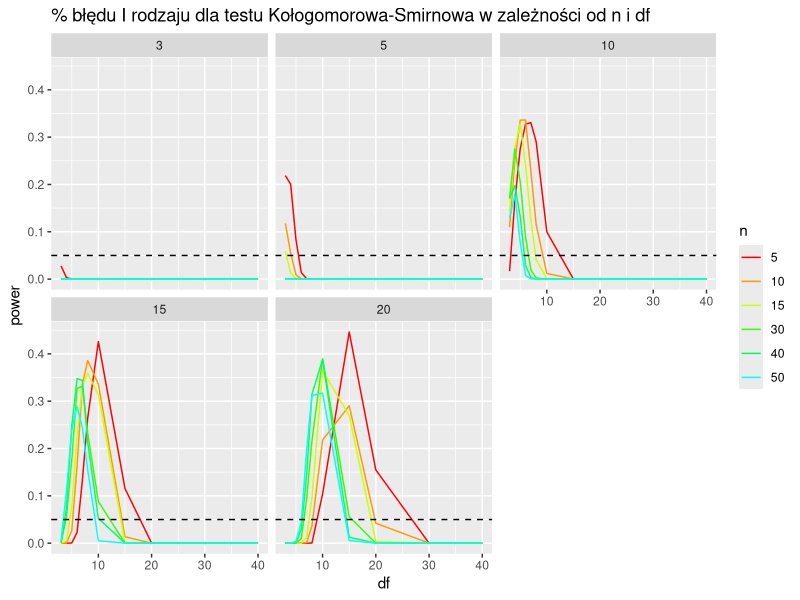

Write the R code that produced this figure.
## ---- chunk 1
knitr::opts_chunk$set(echo = TRUE)
## ---- chunk 2
library(ggplot2)
library(nortest)
## ---- chunk 3

chisq_p_val <- function(n, dgf, cuts){
  
  pvals <- c()

  # simulation loop
  for (j in 0:100){
    
    # sample data
    data <- rchisq(n = n, df = dgf)

    # division into bins
    lowest <- 0
    largest <- max(data)
    cut_points <- seq(lowest, largest, length.out = cuts)

    # calculate the theoretical probabilities of the values  
    pdf_probabilities <- dchisq(1:(length(cut_points)-1), dgf)
    pdf_probabilities <- c(pdf_probabilities,1-sum(pdf_probabilities))  

    # sample binning
    observed <- c()
    for (i in 0:length(cut_points)){
      observed[i] <- as.numeric(sum(data > cut_points[i] & na.omit(data <= cut_points[i+1])))
    }
    
    pval <- chisq.test(x = observed, p = pdf_probabilities)$p.value
    pvals[j] <- pval
  }
  return(mean(pvals))
}

## ---- chunk 4

data <- expand.grid(n = c(5, 10, 15, 30, 40, 50), df = c(3, 4, 5, 6, 7, 8, 10, 15, 20, 30, 40), cuts = c(3, 5, 10, 15, 20))

## ---- chunk 5

data$avg_chisq_p_val <- mapply(chisq_p_val, data$n, data$df, data$cuts)

## ---- chunk 6

(plot_avg_chisq_p_val <- ggplot(data, aes(x = df, y = avg_chisq_p_val, color = as.factor(n))) +
  geom_line() +
  labs(x = "df", y = "power") +
  scale_color_manual(values = rainbow(10)) +
  labs(color = "n", title = "% błędu I rodzaju dla testu Kołogomorowa-Smirnowa w zależności od n i df") +
  geom_hline(yintercept = c(0.05), lty = 2) +
  facet_wrap(~ cuts, nrow = 2))
 
